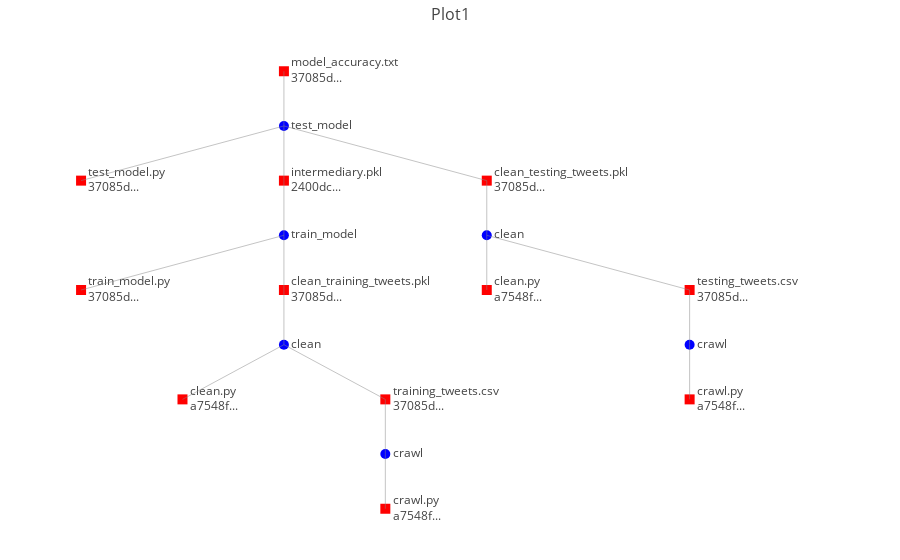

Notebook code for this chart:
### Code cell
## Make Plot
g = model_accuracy.to_graph()
plot_graph(g)

### Figure 1 — Plotly figure (JSON) as saved in the notebook; plotly's stock layout.template omitted (floating-point values rounded to 4 significant figures)
{"data": [{"hoverinfo": "text", "marker": {"color": ["red", "blue", "red", "red", "blue", "red", "red", "blue", "red", "red", "blue", "red", "red", "blue", "red", "red", "blue", "red"], "size": 10, "symbol": ["square", "circle", "square", "square", "circle", "square", "square", "circle", "square", "square", "circle", "square", "square", "circle", "square", "square", "circle", "square"]}, "mode": "markers+text", "text": ["model_accuracy.txt<br>37085d...", "test_model", "test_model.py<br>37085d...", "intermediary.pkl<br>2400dc...", "train_model", "train_model.py<br>37085d...", "clean_training_tweets.pkl<br>37085d...", "clean", "clean.py<br>a7548f...", "training_tweets.csv<br>37085d...", "crawl", "crawl.py<br>a7548f...", "clean_testing_tweets.pkl<br>37085d...", "clean", "clean.py<br>a7548f...", "testing_tweets.csv<br>37085d...", "crawl", "crawl.py<br>a7548f..."], "textposition": "right", "type": "scatter", "x": [99, 99, 27, 99, 99, 27, 99, 99, 63, 135, 135, 135, 171, 171, 171, 243, 243, 243], "y": [594, 522, 450, 450, 378, 306, 306, 234, 162, 162, 90, 18, 450, 378, 306, 306, 234, 162]}, {"hoverinfo": "none", "line": {"color": "#888", "width": 0.5}, "mode": "lines", "type": "scatter", "x": [99, 99, null, 99, 27, null, 99, 99, null, 99, 171, null, 99, 99, null, 99, 27, null, 99, 99, null, 99, 99, null, 99, 63, null, 99, 135, null, 135, 135, null, 135, 135, null, 171, 171, null, 171, 171, null, 171, 243, null, 243, 243, null, 243, 243, null], "y": [594, 522, null, 522, 450, null, 522, 450, null, 522, 450, null, 450, 378, null, 378, 306, null, 378, 306, null, 306, 234, null, 234, 162, null, 234, 162, null, 162, 90, null, 90, 18, null, 450, 378, null, 378, 306, null, 378, 306, null, 306, 234, null, 234, 162, null]}], "layout": {"hovermode": "closest", "margin": {"b": 20, "l": 5, "r": 5, "t": 40}, "showlegend": false, "title": "Plot1", "titlefont": {"size": 16}, "xaxis": {"range": [0, 315.9], "showgrid": false, "showticklabels": false, "zeroline": false}, "yaxis": {"showgrid": false, "showticklabels": false, "zeroline": false}}}
